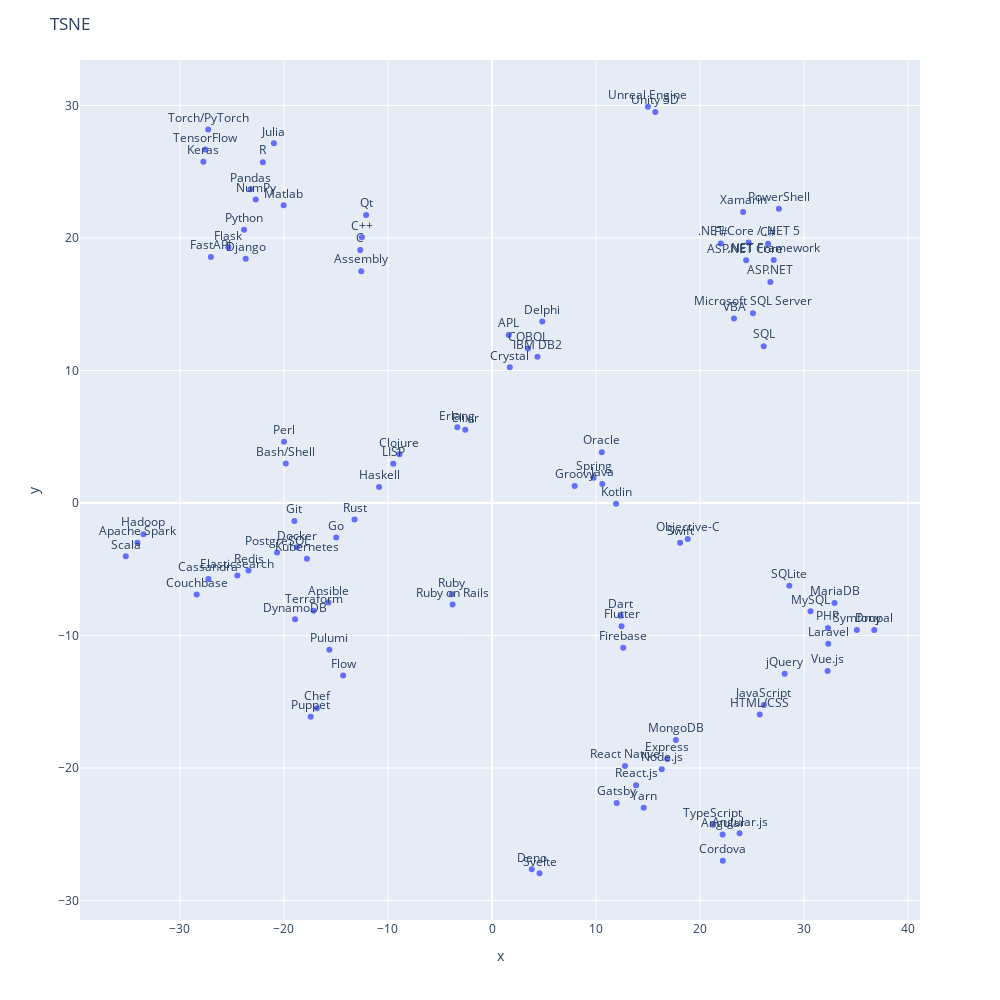

Notebook code cell kept with this figure:
### Code cell
fig = px.scatter(x=tsne_projection[0], y=tsne_projection[1], text=tsne_projection.droplevel(0).index)
fig.update_traces(textposition='top center')
fig.update_layout(height=1000, width=1000, title_text='TSNE')
fig.show()

### Figure 1 — Plotly figure (JSON) as saved in the notebook; plotly's stock layout.template omitted (floating-point values rounded to 4 significant figures)
{"data": [{"hovertemplate": "x=%{x}<br>y=%{y}<br>text=%{text}<extra></extra>", "legendgroup": "", "marker": {"color": "#636efa", "symbol": "circle"}, "mode": "markers+text", "name": "", "orientation": "v", "showlegend": false, "text": ["APL", "Assembly", "Bash/Shell", "C", "C#", "C++", "COBOL", "Clojure", "Crystal", "Dart", "Delphi", "Elixir", "Erlang", "F#", "Go", "Groovy", "HTML/CSS", "Haskell", "Java", "JavaScript", "Julia", "Kotlin", "LISP", "Matlab", "Node.js", "Objective-C", "PHP", "Perl", "PowerShell", "Python", "R", "Ruby", "Rust", "SQL", "Scala", "Swift", "TypeScript", "VBA", "Cassandra", "Couchbase", "DynamoDB", "Elasticsearch", "Firebase", "IBM DB2", "MariaDB", "Microsoft SQL Server", "MongoDB", "MySQL", "Oracle", "PostgreSQL", "Redis", "SQLite", "ASP.NET", "ASP.NET Core ", "Angular", "Angular.js", "Django", "Drupal", "Express", "FastAPI", "Flask", "Gatsby", "Laravel", "React.js", "Ruby on Rails", "Spring", "Svelte", "Symfony", "Vue.js", "jQuery", ".NET Core / .NET 5", ".NET Framework", "Apache Spark", "Cordova", "Flutter", "Hadoop", "Keras", "NumPy", "Pandas", "Qt", "React Native", "TensorFlow", "Torch/PyTorch", "Ansible", "Chef", "Deno", "Docker", "Flow", "Git", "Kubernetes", "Pulumi", "Puppet", "Terraform", "Unity 3D", "Unreal Engine", "Xamarin", "Yarn"], "textposition": "top center", "type": "scatter", "x": [1.612, -12.57, -19.82, -12.67, 26.54, -12.51, 3.458, -8.896, 1.713, 12.37, 4.829, -2.572, -3.335, 21.99, -14.98, 7.943, 25.73, -10.86, 10.6, 26.13, -20.97, 11.92, -9.497, -20.03, 16.32, 18.81, 32.29, -19.99, 27.58, -23.84, -22.03, -3.864, -13.22, 26.12, -35.21, 18.08, 21.21, 23.26, -27.26, -28.39, -18.93, -24.48, 12.61, 4.369, 32.92, 25.08, 17.67, 30.61, 10.55, -20.66, -23.41, 28.58, 26.76, 24.43, 22.17, 23.79, -23.68, 36.74, 16.85, -27.03, -25.35, 11.98, 32.32, 13.84, -3.791, 9.765, 4.568, 35.07, 32.26, 28.13, 24.66, 27.08, -34.09, 22.19, 12.45, -33.51, -27.75, -22.72, -23.22, -12.1, 12.78, -27.57, -27.29, -15.73, -16.84, 3.821, -18.76, -14.31, -19.0, -17.8, -15.64, -17.43, -17.16, 15.7, 14.99, 24.14, 14.58], "xaxis": "x", "y": [12.68, 17.5, 2.976, 19.1, 19.57, 20.06, 11.67, 3.675, 10.24, -8.507, 13.7, 5.535, 5.711, 19.59, -2.597, 1.292, -15.95, 1.213, 1.427, -15.24, 27.15, -0.0539, 2.968, 22.47, -20.09, -2.717, -9.438, 4.621, 22.2, 20.63, 25.73, -6.887, -1.234, 11.84, -4.019, -3.0, -24.28, 13.92, -5.738, -6.898, -8.775, -5.468, -10.92, 11.04, -7.551, 14.33, -17.88, -8.168, 3.837, -3.741, -5.101, -6.241, 16.69, 18.32, -25.01, -24.93, 18.43, -9.576, -19.31, 18.57, 19.3, -22.64, -10.63, -21.3, -7.658, 1.914, -27.94, -9.586, -12.68, -12.89, 19.67, 18.33, -3.002, -26.99, -9.298, -2.35, 25.76, 22.91, 23.68, 21.73, -19.84, 26.67, 28.2, -7.501, -15.49, -27.65, -3.346, -13.02, -1.348, -4.214, -11.07, -16.14, -8.124, 29.51, 29.91, 21.97, -22.99], "yaxis": "y"}], "layout": {"height": 1000, "legend": {"tracegroupgap": 0}, "margin": {"t": 60}, "title": {"text": "TSNE"}, "width": 1000, "xaxis": {"anchor": "y", "domain": [0, 1], "title": {"text": "x"}}, "yaxis": {"anchor": "x", "domain": [0, 1], "title": {"text": "y"}}}}
